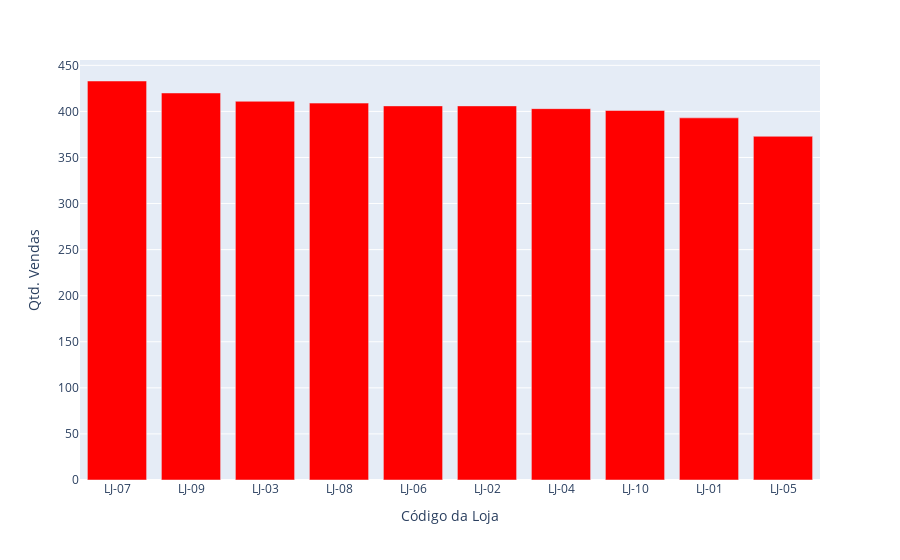

The notebook cell saved with this chart:
### Code cell
fig2 = px.bar(df_orders_store.sort_values('count_orders', ascending=False),
             x='id_store',
             y='count_orders',
             labels={'id_store': 'Código da Loja', 'count_orders': 'Qtd. Vendas'},
             color_discrete_sequence=['red'])
fig2.show()

### Figure 1 — Plotly figure (JSON) as saved in the notebook; plotly's stock layout.template omitted (floating-point values rounded to 4 significant figures)
{"data": [{"hovertemplate": "Código da Loja=%{x}<br>Qtd. Vendas=%{y}<extra></extra>", "legendgroup": "", "marker": {"color": "red", "pattern": {"shape": ""}}, "name": "", "orientation": "v", "showlegend": false, "textposition": "auto", "type": "bar", "x": ["LJ-07", "LJ-09", "LJ-03", "LJ-08", "LJ-06", "LJ-02", "LJ-04", "LJ-10", "LJ-01", "LJ-05"], "xaxis": "x", "y": [433, 420, 411, 409, 406, 406, 403, 401, 393, 373], "yaxis": "y"}], "layout": {"barmode": "relative", "legend": {"tracegroupgap": 0}, "margin": {"t": 60}, "xaxis": {"anchor": "y", "domain": [0, 1], "title": {"text": "Código da Loja"}}, "yaxis": {"anchor": "x", "domain": [0, 1], "title": {"text": "Qtd. Vendas"}}}}
